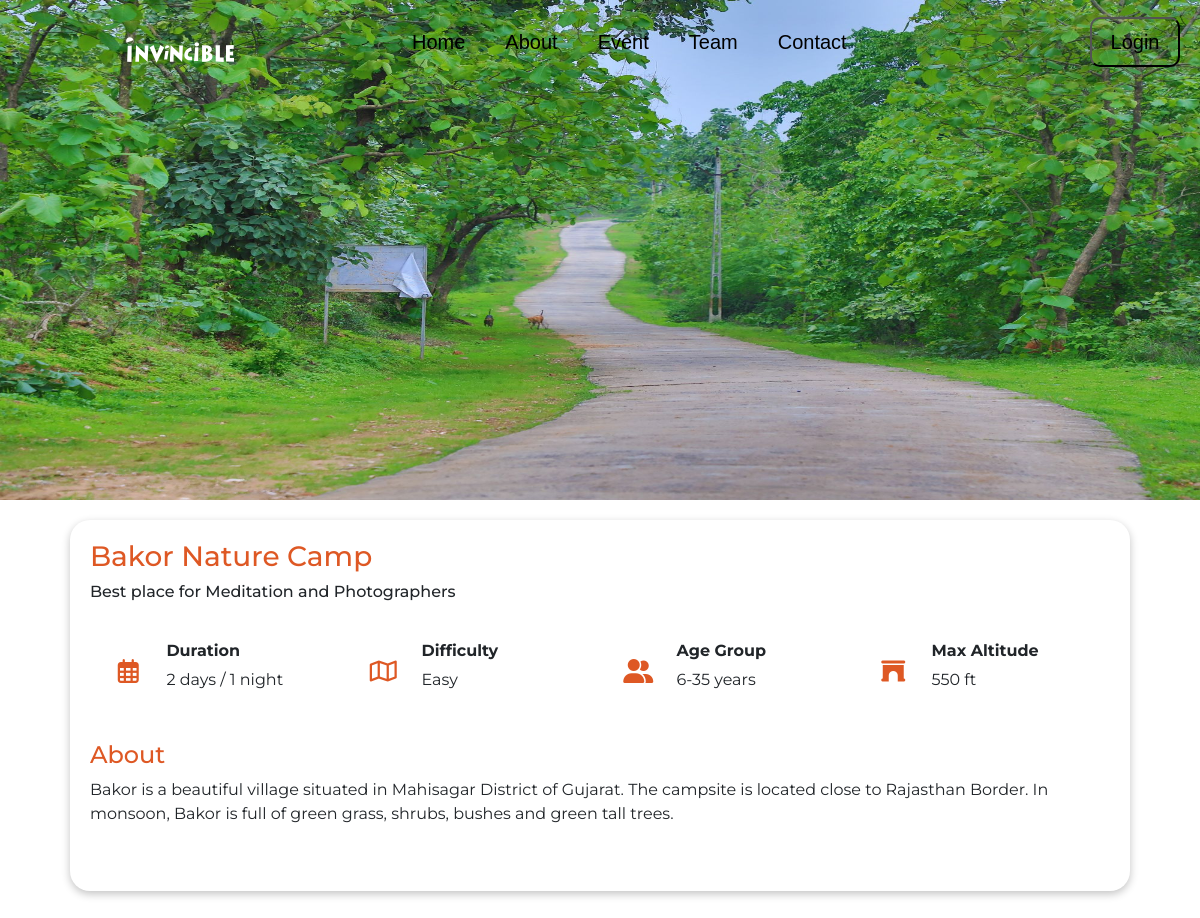
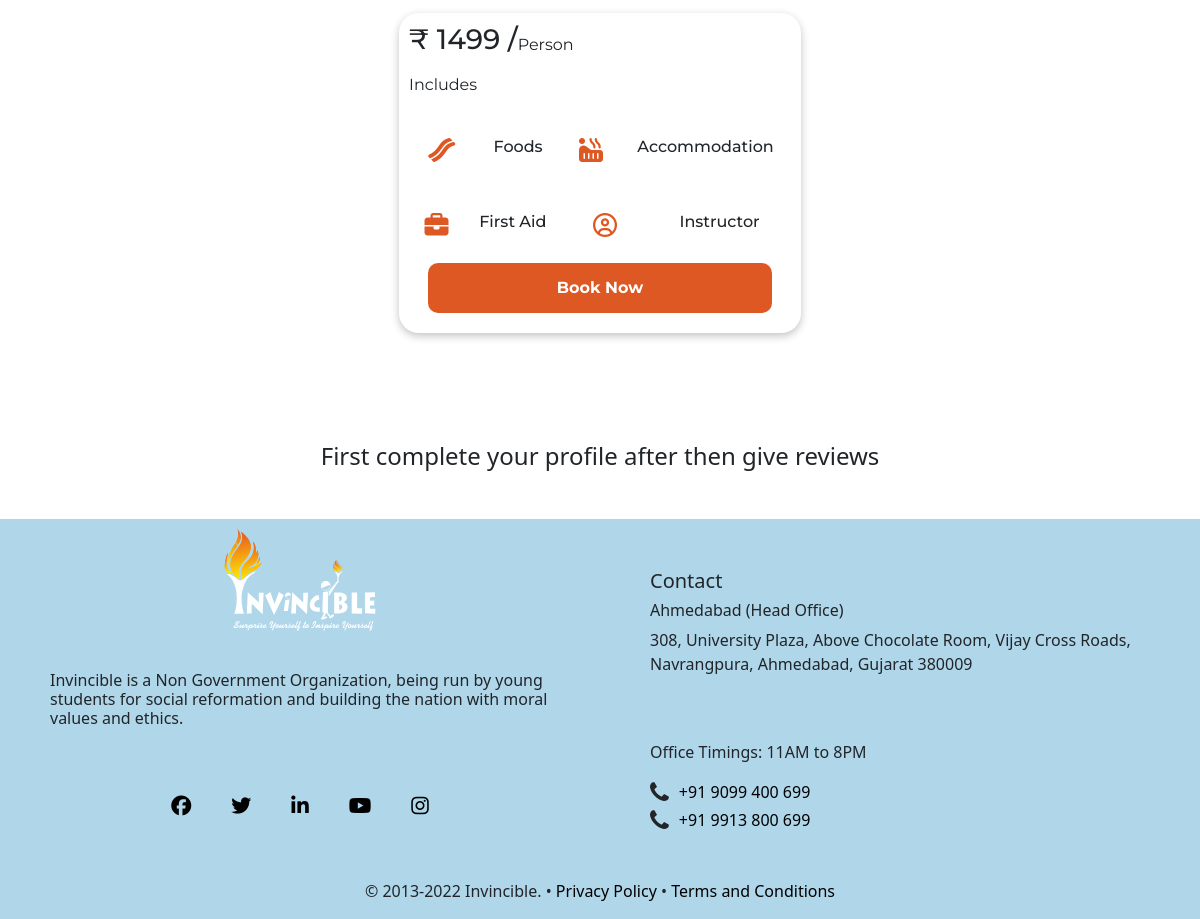
Page /event-detail/5 on the committed database (2 pictures, top to bottom).
### Mainpage/models.py (models this page shows)
class MasterPackages(models.Model):
    package_id = models.AutoField
    image = models.ImageField(upload_to="images",default="")
    main_image = models.ImageField(upload_to='main_images',default="")
    package_name = models.TextField(max_length=100,default="")
    package_detail = models.TextField(max_length=100,default="")
    package_date = models.DateField(default=datetime.date.today)
    package_price = models.IntegerField(default=0)
    package_desc = models.TextField(max_length=5000,default="")
    package_duration = models.TextField(max_length=100,default="")
    package_difficulty = models.TextField(max_length=100,default="")
    package_agegroup = models.TextField(max_length=100,default="")
    max_altitude = models.TextField(max_length=100,default="")
    package_event = models.TextField(max_length=100,default="")

### Mainpage/views.py (the view, shortened to what this page needs)
# urls.py: path('event-detail/<id>',views.Event_detail,name="Event_detail"),
def Event_detail(request,id):
    user = request.user
    event_id = id
    allow  = 0
    package_data = MasterPackages.objects.filter(id = event_id).all()
    reviews_data = Review.objects.filter(event_id = event_id).all().values()
    review_list = []
    if CustomerData.objects.filter(customer_email = user.username).all().exists():
        allow = 1
    else:
        allow = 0
    return render(request,"Mainpage/event_detail.html",{"allow":allow,"review_list":review_list,"package_data":package_data})

### Mainpage/templates/Mainpage/event_detail.html (shortened to what this page needs)
{% extends 'Mainpage/basic.html' %}
{% load static %}
    {% block style %}
    <link rel="stylesheet" href="{% static 'css/event_detail.css' %}">
    {% endblock %}
    {% block body %}
    {% for i in package_data %}
    <div class="main">
        <div class="main_img">
            <img style="height: 100%; width: 100%;" src="/media/{{i.main_image}}" alt="">
        </div>
    </div>
    <div class="container">
        <div class="content1">
            <h3 style="color: #de5824;">{{i.package_name}}</h3>
            <h6>{{i.package_detail}}
            </h6>
            <div class="icons">
                <div class="boxs">
                    <div class="box1">
                        <i style='font-size:24px; color: #de5824;' class='far'>&#xf073;</i>
                    </div>
                    <div class="box2">
                        <h6><b>Duration</b></h6>
                        <p>{{i.package_duration}}</p>
                    </div>
                </div>
                <div class="boxs">
                    <div class="box1">
                        <i style='font-size:24px; color: #de5824;' class='far'>&#xf279;</i>
                    </div>
                    <div class="box2">
                        <h6><b>Difficulty</b></h6>
                        <p>{{i.package_difficulty}}</p>
                    </div>
                </div>
                <div class="boxs">
                    <div class="box1">
                        <i style='font-size:24px; color: #de5824;' class='fas'>&#xf500;</i>
                    </div>
                    <div class="box2">
                        <h6><b>Age Group</b></h6>
                        <p>{{i.package_agegroup}}</p>
                    </div>
                </div>
                <div class="boxs">
                    <div class="box1">
                        <i style='font-size:24px; color: #de5824;' class='fas'>&#xf557;</i>
                    </div>
                    <div class="box2">
                        <h6><b>Max Altitude</b></h6>
                        <p>{{i.max_altitude}}</p>
                    </div>
                </div>
            </div>
            <div class="about">
                <h4 style="color: #de5824;">About</h4>
                <p>{{i.package_desc}}</p>
            </div>
        </div>
        <div class="content2">
            <div class="contain">
                <div class="price">
                    <h3>₹ {{i.package_price}} / </h3>
                    <p style="margin-top: 10px;">Person</p>
                </div>
                <p>Includes</p>
                <div class="extrafacility">
                    <div class="box">
                        <div class="box1">
                            <i style='font-size:24px; color: #de5824;' class='fas'>&#xf7e5;</i>
                            <h6>Foods</h6>
                        </div>
                        <div class="box2">
                            <i style='font-size:24px; color: #de5824;' class='fas'>&#xf593;</i>
                            <h6>Accommodation</h6>
                        </div>
                    </div>
                    <div class="box">
                        <div class="box1">
                            <i style='font-size:24px; color: #de5824;' class='fas'>&#xf0b1;</i>
                            <h6>First Aid</h6>
                        </div>
                        <div class="box2">
                            <i style='font-size:24px; color: #de5824;' class='far'>&#xf2bd;</i>
                            <h6>Instructor</h6>
                        </div>
                    </div>
                    <button><b>Book Now</b></button>
                </div>
            </div>
        </div>
    </div>
    {% endfor %}
    <div class="reviews">
        {% if allow == 1 %}
        {% for i in package_data %}
        <h3 style="color: #de5824; text-align: center;">Rating</h3>
        <div class="forms">
            <form action="/Review-page/" method="post">{% csrf_token %}
                <div class="mb-3">
                    <label for="" class="form-label">Add Rating</label>
                    <div class="rating">
                        <span class="rating__result" id="results" hidden></span>
                        <i class="rating__star far fa-star"></i>
                        <i class="rating__star far fa-star"></i>
                        <i class="rating__star far fa-star"></i>
                        <i class="rating__star far fa-star"></i>
                        <i class="rating__star far fa-star"></i>
                    </div>
                </div>
                <div class="mb-3">
                    <label for="exampleFormControlInput1" class="form-label">Enter Review</label>
                    <textarea class="form-control" id="exampleFormControlTextarea1" name="review" rows="3"
                        required></textarea>
                </div>
                <input type="text" name="result" id="myresult" hidden>
                <input type="text" name="event_id" value="{{i.id}}" id="event" hidden>
                <button type="submit" id="submits" class="btn btn-primary mb-3">Submit</button>
            </form>
        </div>
        {% endfor %}
        {% else %}
        <h4 style="text-align: center; padding: 20px;">First complete your profile after then give reviews</h4>
        {% endif %}
        <div class="all_reviews">
        </div>
    </div>
    {% endblock %}

### static/css/event_detail.css (style rules this page uses)
.main { height: 500px; }
.main .main_img { height: 100%; width: 100%; }
.container { height: 400px; display: flex; flex-wrap: wrap; font-family: 'Montserrat', sans-serif; margin-top: 20px; }
.container .content1 { height: auto; width: 70%; box-shadow: rgba(0, 0, 0, 0.24) 0px 3px 8px; padding: 20px; border-radius: 20px; }
.container .content1 .icons { height: 100px; width: 100%; display: flex; justify-content: space-between; margin-top: 20px; flex-wrap: wrap; }
.container .content1 .icons .boxs { height: 100%; width: 25%; display: flex; }
.container .content1 .icons .boxs .box1 { height: 100%; width: 30%; display: flex; justify-content: center; align-items: center; }
.container .content1 .icons .boxs .box2 { height: 100%; width: 70%; padding-top: 20px; }
.container .about { height: auto; margin-top: 20px; }
.container .content2 { height: 100%; width: 30%; display: flex; justify-content: center; align-items: center; }
.container .content2 .contain { height: 80%; width: 90%; border-radius: 20px; padding: 10px; box-shadow: rgba(0, 0, 0, 0.24) 0px 3px 8px; }
.container .content2 .contain .price { display: flex; }
.container .content2 .contain .extrafacility { height: 150px; }
.container .content2 .contain .extrafacility .box { height: 50%; display: flex; }
.container .content2 .contain .extrafacility .box .box1 { width: 40%; display: flex; justify-content: space-around; align-items: center; }
.container .content2 .contain .extrafacility .box .box2 { width: 60%; display: flex; justify-content: space-around; align-items: center; }
.container .content2 .contain .extrafacility button { height: 50px; width: 90%; margin-left: 5%; border: none; background-color: #de5824; border-radius: 10px; color: white; }
.reviews { height: auto; margin-top: 20px; }
.reviews .all_reviews { height: auto; width: auto; display: flex; justify-content: center; flex-wrap: wrap; }

### Mainpage/templates/Mainpage/basic.html (style rules this page uses)
body { -ms-overflow-style: none; scrollbar-width: none; }

### Mainpage/templates/Mainpage/event_detail.html (style rules this page uses)
.reviews .all_reviews { border: none; padding: 10px; }
.main { height: 500px; }
@media screen and (max-width: 1250px) { .container { height: 800px; display: flex; justify-content: center; } }
@media screen and (max-width: 1250px) { .container .content1 { width: 95%; } }
@media screen and (max-width: 1250px) { .container .content2 { height: 50%; width: 40%; } }

### rows in the picture
MasterPackages: main_image (picture), package_name "Bakor Nature Camp", package_detail "Best place for Meditation and Photographers", package_duration "2 days / 1 night", package_difficulty "Easy", package_agegroup "6-35 years", max_altitude "550 ft", package_desc "Bakor is a beautiful village situated in Mahisagar District of Gujarat. The campsite is located close to Rajasthan Border. In monsoon, Bakor is full of green grass, shrubs, bushes and green tall trees.", package_price "1499"
